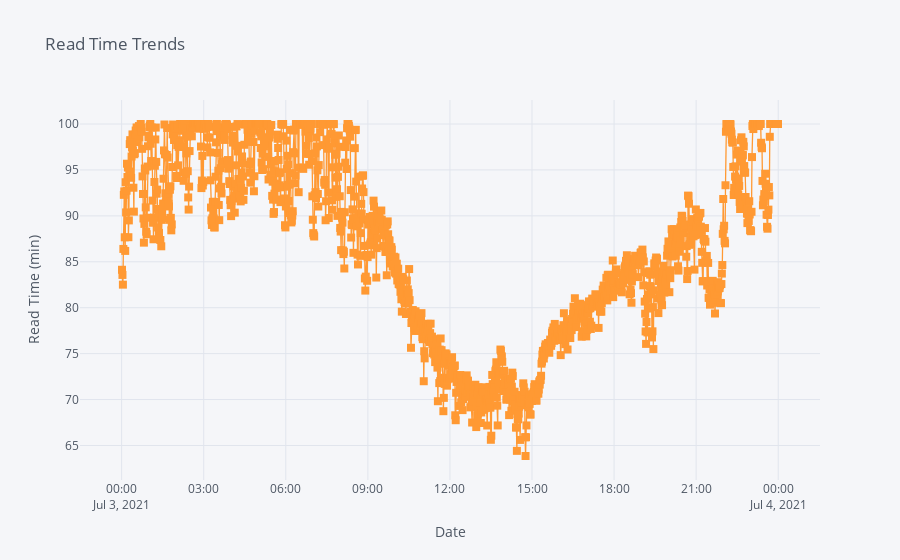

Source (notebook cell):
### Code cell
df['humi'].iplot(
    mode='lines+markers',
    opacity=0.8,
    size=8,
    symbol=1,
    xTitle='Date',
    yTitle='Read Time (min)',
    title='Read Time Trends')

### Figure 1 — Plotly figure (JSON) as saved in the notebook; plotly's stock layout.template omitted (floating-point values rounded to 4 significant figures; data arrays with more than 128 entries replaced by an {"elided": "..."} marker saying what was removed)
{"data": [{"line": {"color": "rgba(255, 153, 51, 1.0)", "dash": "solid", "shape": "linear", "width": 1.3}, "marker": {"size": 8, "symbol": 1}, "mode": "lines+markers", "name": "humi", "text": "", "type": "scatter", "x": {"elided": "1438 str values"}, "y": {"elided": "1438 float values"}}], "layout": {"legend": {"bgcolor": "#F5F6F9", "font": {"color": "#4D5663"}}, "paper_bgcolor": "#F5F6F9", "plot_bgcolor": "#F5F6F9", "title": {"font": {"color": "#4D5663"}, "text": "Read Time Trends"}, "xaxis": {"gridcolor": "#E1E5ED", "showgrid": true, "tickfont": {"color": "#4D5663"}, "title": {"font": {"color": "#4D5663"}, "text": "Date"}, "zerolinecolor": "#E1E5ED"}, "yaxis": {"gridcolor": "#E1E5ED", "showgrid": true, "tickfont": {"color": "#4D5663"}, "title": {"font": {"color": "#4D5663"}, "text": "Read Time (min)"}, "zerolinecolor": "#E1E5ED"}}}
